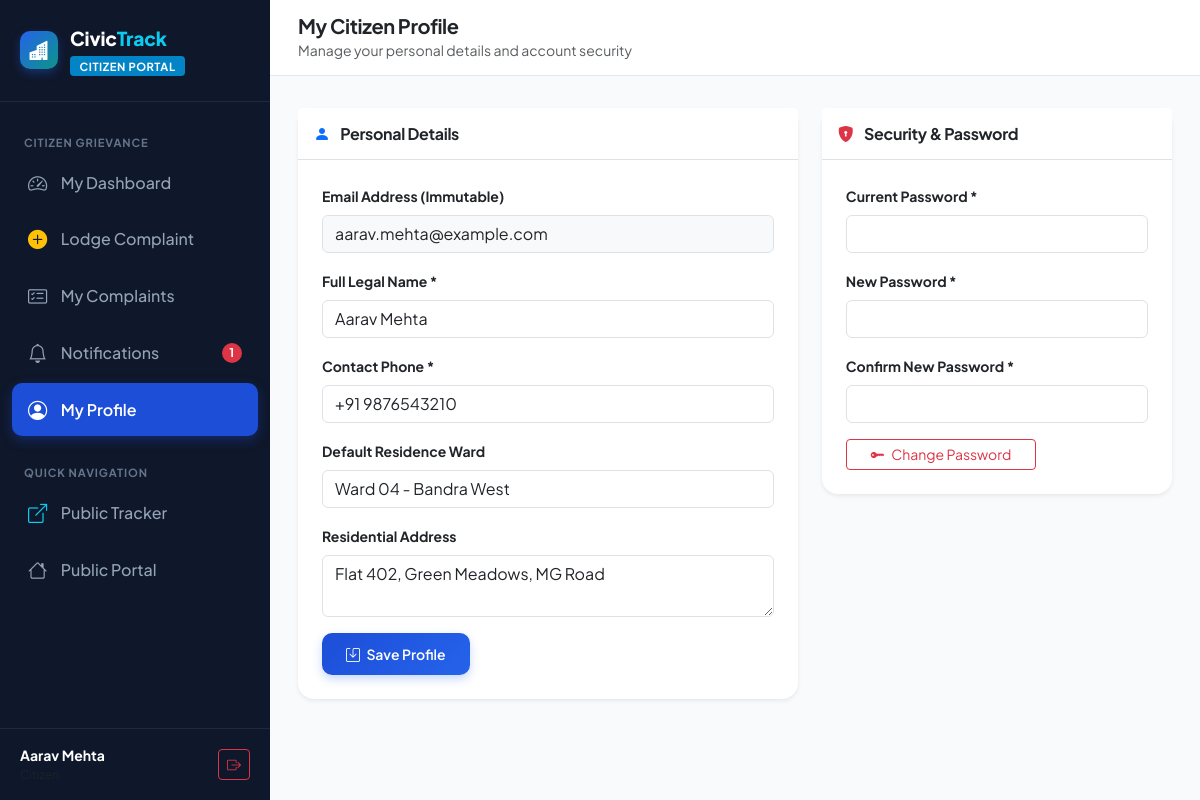
/citizen/profile.php (signed in), run on an earlier commit of the app's database.
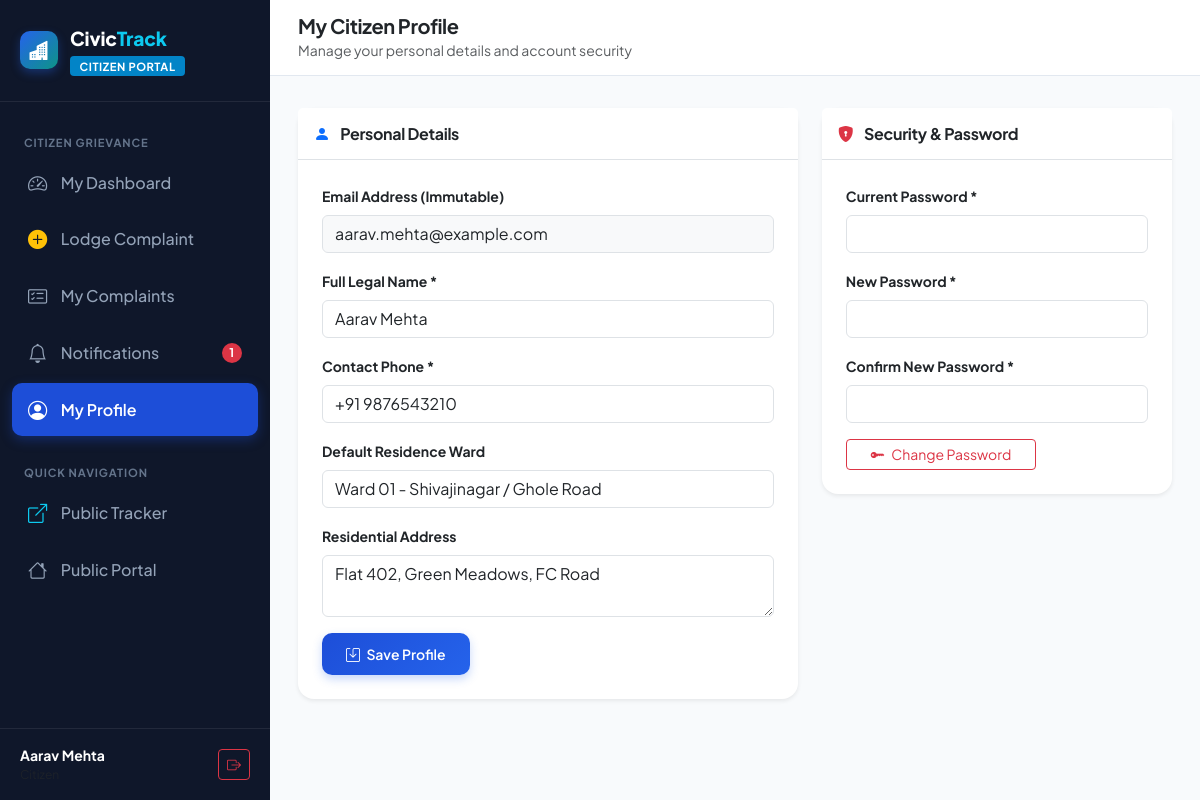
And on a later commit of the database.
### tables this page shows
CREATE TABLE `users` (
    `user_id` INT AUTO_INCREMENT PRIMARY KEY,
    `name` VARCHAR(120) NOT NULL,
    `email` VARCHAR(150) NOT NULL UNIQUE,
    `phone` VARCHAR(25) NOT NULL,
    `password` VARCHAR(255) NOT NULL,
    `role` ENUM('citizen', 'officer', 'admin') NOT NULL DEFAULT 'citizen',
    `dept_id` INT NULL,
    `status` ENUM('active', 'inactive', 'suspended') DEFAULT 'active',
    `address` VARCHAR(255) NULL,
    `ward` VARCHAR(50) NULL,
    `avatar` VARCHAR(255) NULL,
    `created_at` TIMESTAMP DEFAULT CURRENT_TIMESTAMP,
    `updated_at` TIMESTAMP DEFAULT CURRENT_TIMESTAMP ON UPDATE CURRENT_TIMESTAMP,
    FOREIGN KEY (`dept_id`) REFERENCES `departments`(`dept_id`) ON DELETE SET NULL,
    INDEX `idx_user_email` (`email`),
    INDEX `idx_user_role` (`role`),
    INDEX `idx_user_dept` (`dept_id`)
);

### includes/functions.php (called while the page is built, shortened)
<?php
function e($string): string {
    return htmlspecialchars((string)($string ?? ''), ENT_QUOTES, 'UTF-8');
}

### citizen/profile.php (the view, shortened to what the changed rows need)
<?php
require_once __DIR__ . '/../includes/functions.php';
$userId = getUserId();
$user = null;
$errors = [];
try {
    $pdo = getDbConnection();
    $stmt = $pdo->prepare("SELECT * FROM users WHERE user_id = ?");
    $stmt->execute([$userId]);
    $user = $stmt->fetch();
} catch (Exception $e) {
    $errors[] = $e->getMessage();
}
require_once __DIR__ . '/../includes/header.php';
?>
<div class="dashboard-wrapper">
    <div class="dashboard-main">
        <main class="dashboard-content">
            <div class="row g-4">
                <div class="col-lg-7">
                    <div class="card border-0 shadow-sm rounded-4 bg-white">
                        <div class="card-body p-4">
                            <form method="POST" action="profile.php">
                                <div class="mb-3">
                                    <label class="form-label small fw-bold text-dark">Email Address (Immutable)</label>
                                    <input type="text" class="form-control bg-light" value="<?= e($user['email']) ?>" readonly>
                                </div>
                                <div class="mb-3">
                                    <label for="name" class="form-label small fw-bold text-dark">Full Legal Name *</label>
                                    <input type="text" class="form-control" id="name" name="name" value="<?= e($user['name']) ?>" required>
                                </div>
                                <div class="mb-3">
                                    <label for="phone" class="form-label small fw-bold text-dark">Contact Phone *</label>
                                    <input type="text" class="form-control" id="phone" name="phone" value="<?= e($user['phone']) ?>" required>
                                </div>
                                <div class="mb-3">
                                    <label for="ward" class="form-label small fw-bold text-dark">Default Residence Ward</label>
                                    <input type="text" class="form-control" id="ward" name="ward" value="<?= e($user['ward']) ?>">
                                </div>
                                <div class="mb-3">
                                    <label for="address" class="form-label small fw-bold text-dark">Residential Address</label>
                                    <textarea class="form-control" id="address" name="address" rows="2"><?= e($user['address']) ?></textarea>
                                </div>
                            </form>
                        </div>
                    </div>
                </div>
            </div>
        </main>
    </div>
</div>
<?php require_once __DIR__ . '/../includes/footer.php'; ?>

What changed in the data, as far as the page shows it:
changed users "aarav.mehta@example.com": ward "Ward 04 - Bandra West" → "Ward 01 - Shivajinagar / Ghole Road"; address "Flat 402, Green Meadows, MG Road" → "Flat 402, Green Meadows, FC Road"
